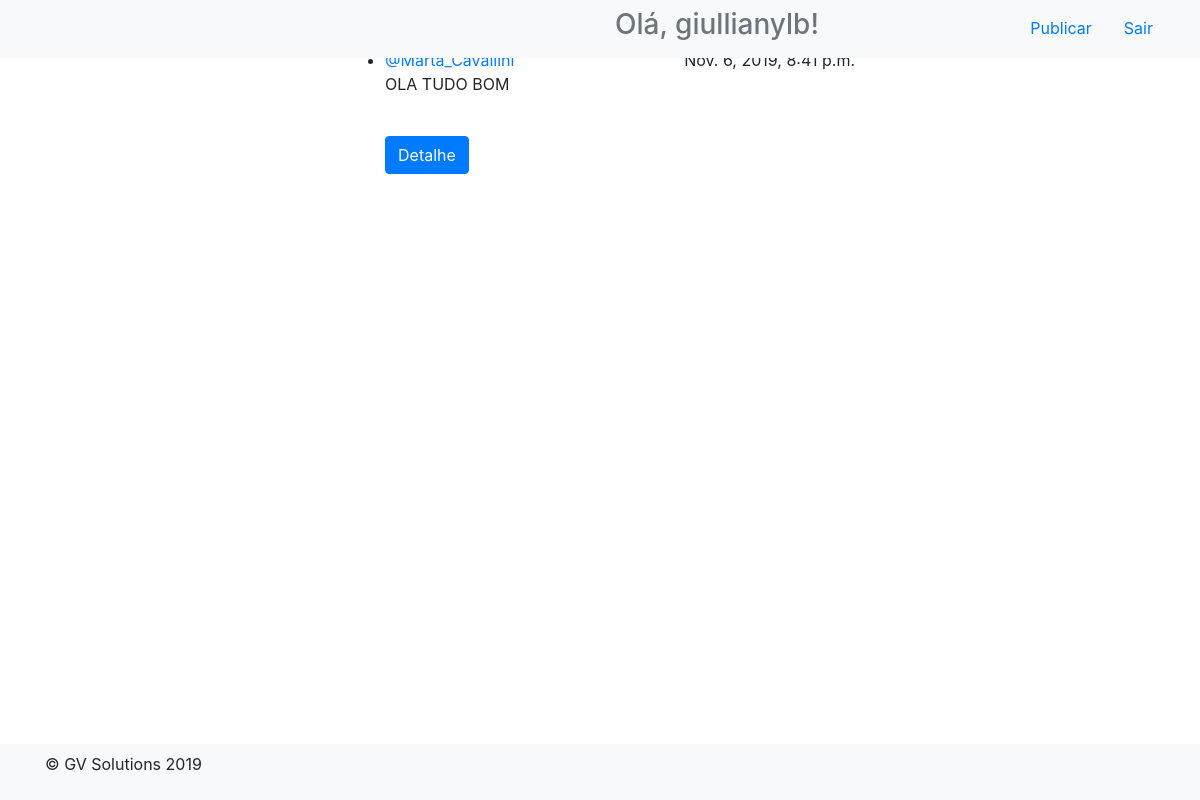
/inicio/ (signed in), run on an earlier commit of the app's database.
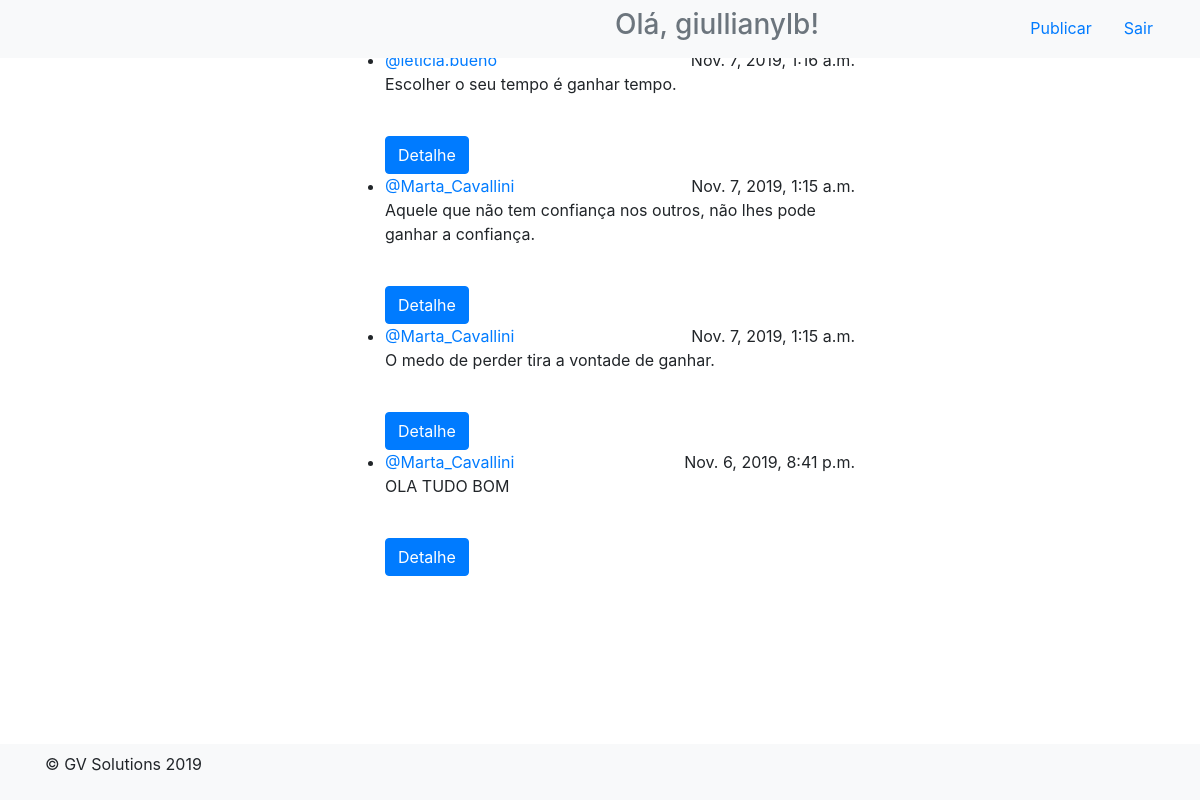
And on a later commit of the database.
### app_blog/models.py (models this page shows, shortened)
class Publicacao(models.Model):
    texto = models.TextField(verbose_name='Texto', max_length=200)
    data = models.DateTimeField(auto_now_add=True)
    autor = models.ForeignKey(Pessoa, verbose_name='Autor', on_delete=models.DO_NOTHING)

class Pessoa(models.Model):
    usuario = models.ForeignKey(User, verbose_name='Autor', on_delete=models.DO_NOTHING)
    nome = models.CharField(max_length=60, blank=True, null=True)
    seguidores = models.ManyToManyField("Pessoa", verbose_name='Seguidores')
    def __str__(self):
        return self.usuario.username

### app_blog/views.py (the view)
# urls.py: path('inicio/', inicio, name='inicio'),
def inicio(request):
    pessoa = Pessoa.objects.get(usuario=request.user)
    seguidores = pessoa.seguidores.all()
    publicacoes = Publicacao.objects.filter(autor__in=seguidores).order_by('-id')[0:30]
    return render(request, 'app_blog/inicio.html', {'publicacoes': publicacoes})

### app_blog/templates/app_blog/inicio.html (shortened to what this page needs)
{% extends 'app_blog/base.html' %}
{% block topo %}
<div class="header clearfix  col-md-6 offset-md-3">
  <nav>
    <ul class="nav nav-pills float-right">
      <li class="nav-item">
        <a class="nav-link" href="/publicar">Publicar</a>
      </li>
      <li class="nav-item">
        <a class="nav-link" href="#">Sair</a>
      </li>
    </ul>
  </nav>
  {% if user.is_authenticated %}
  <h3 class="text-muted">Olá, {{ user.username }}!</h3>
  {% endif %}
</div>
{% endblock %}
{% block conteudo %}
  <div class="container">
    <ul class="timeline">
      {% for publicacao in publicacoes %}
				<li>
  					<a href="#">@{{ publicacao.autor }}</a>
  					<a class="float-right">{{ publicacao.data }}</a>
  					<p>{{ publicacao.texto }}</p><br>
                    <a href="/pub/{{ publicacao.id }}"><button type="submit" class="btn btn-primary">Detalhe</button></a>
				</li>
      {% endfor %}
    </ul>
  </div>
{% endblock %}

### app_blog/templates/app_blog/base.html (shortened to what this page needs)
<html >
  <head>
    <link rel="stylesheet" href="https://stackpath.bootstrapcdn.com/bootstrap/4.3.1/css/bootstrap.min.css">
  </head>
<body>
<div class="container">
 <nav class="navbar fixed-top navbar-light bg-light">
    {% block topo %}
    {% endblock %}
 </nav>
</div>
<div class="container mt-5 mb-5">
    <div class="row">
        <div class="col-md-6 offset-md-3">
            {% block conteudo %}
            {% endblock %}
        </div>
    </div>
</div>
<footer id="sticky-footer" class="navbar fixed-bottom navbar-light bg-light">
    <div class="container text-center">
        <div class="copyright">
            <p>&copy; GV Solutions 2019</p>
        </div>
    </div>
</footer>
</body>
</html>

What changed in the data, as far as the page shows it:
added Publicacao: autor "leticia.bueno", data "Nov. 7, 2019, 1:16 a.m.", texto "Escolher o seu tempo é ganhar tempo."
added Publicacao: autor "Marta_Cavallini", data "Nov. 7, 2019, 1:15 a.m.", texto "Aquele que não tem confiança nos outros, não lhes pode ganhar a confiança."
added Publicacao: autor "Marta_Cavallini", data "Nov. 7, 2019, 1:15 a.m.", texto "O medo de perder tira a vontade de ganhar."
